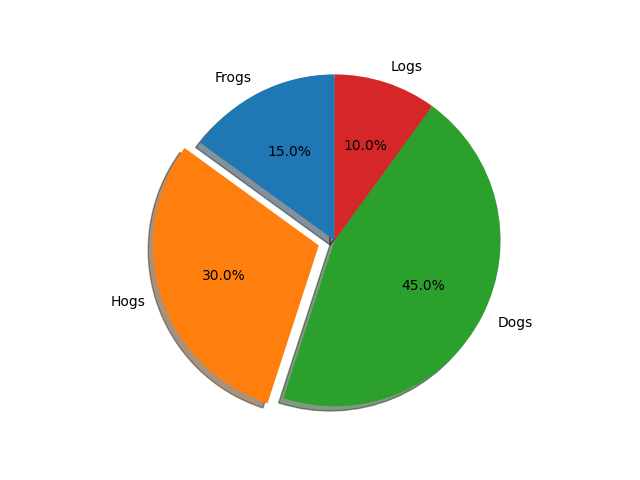

Here is the Python script that generated this plot:
# Demo of a basic pie chart plus a few additional features.

import matplotlib.pyplot as plt

# Pie chart, where the slices will be ordered and plotted counter-clockwise:
labels = 'Frogs', 'Hogs', 'Dogs', 'Logs'
sizes = [15, 30, 45, 10]
explode = (0, 0.1, 0, 0)  # only "explode" the 2nd slice (i.e. 'Hogs')

fig1, ax1 = plt.subplots()
ax1.pie(sizes, explode=explode, labels=labels, autopct='%1.1f%%',
        shadow=True, startangle=90)
ax1.axis('equal')  # Equal aspect ratio ensures that pie is drawn as a circle.

plt.show()
